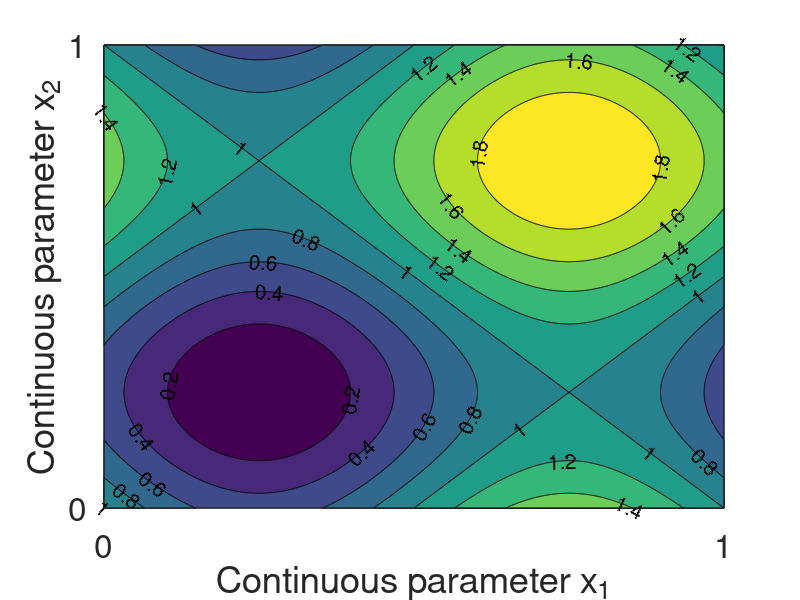

Recreate this plot in MATLAB.
wn=1

f=@(x,y) sin(wn*2*pi*(x-0.5))/2 + sin(wn*2*pi*(y-0.5))/2 + 1;
[X,Y]=meshgrid(0:0.001:1);
z=f(X,Y);
[C,h] = contourf(X,Y,z,9);   
clabel(C,h,'FontSize',15)
set(gca,'fontsize', 24)

set(gca,'xtick',[0,1])
set(gca,'xticklabel',[0,1])

set(gca,'ytick',[0,1])
set(gca,'yticklabel',[0,1])

xlabel('Continuous parameter x_1')
ylabel('Continuous parameter x_2')